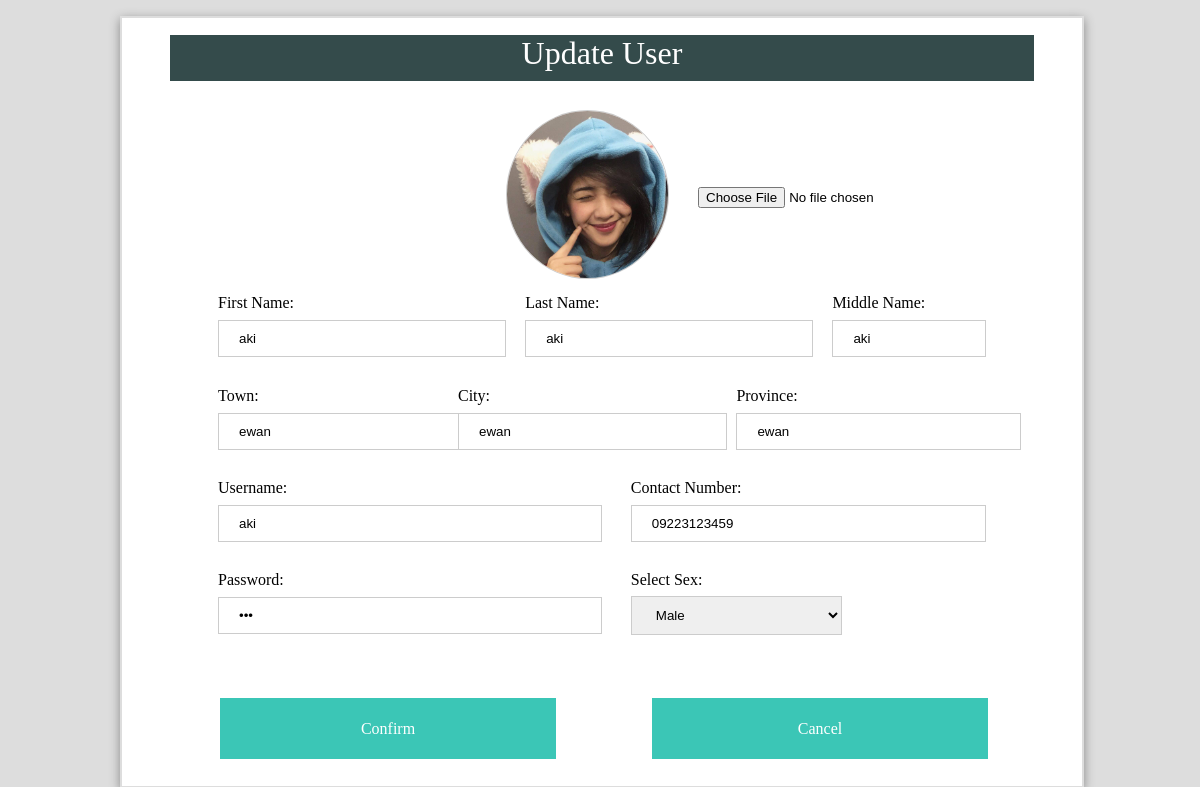
Screenshot of /updateUserForm.php?id=1010 (signed in) with the database file from the repository.
### tables this page shows
CREATE TABLE `tbl_user` (
  `id` int(11) NOT NULL,
  `firstname` varchar(30) NOT NULL,
  `lastname` varchar(30) NOT NULL,
  `midname` varchar(30) NOT NULL,
  `sex` varchar(6) NOT NULL,
  `town` varchar(30) NOT NULL,
  `city` varchar(30) NOT NULL,
  `province` varchar(30) NOT NULL,
  `contactNum` varchar(12) NOT NULL,
  `username` varchar(30) NOT NULL,
  `password` varchar(30) NOT NULL,
  `userImg` varchar(100) NOT NULL,
  `online` varchar(3) NOT NULL DEFAULT 'no',
  `blockctr` int(11) NOT NULL DEFAULT '0',
  `archived` varchar(15) NOT NULL DEFAULT 'no'
);

### updateUserForm.php (the view, shortened to what this page needs)
<html>
<head>
<link rel = "stylesheet" rev = "stylesheet" href = "addUserForm.css">
</head>
<body>
<div class ="dialog">
	<div class = "dialogTitle">
		<p>Update User</p>
	</div>
	<?php
	$id = $_GET['id'];
	$sqlCmb = mysql_query("SELECT * from tbl_user where id = '$id'");
	while($rows = mysql_fetch_array($sqlCmb)){
		$first = $rows['firstname'];
		$last = $rows['lastname'];
		$mid = $rows['midname'];
		$sex = $rows['sex'];
		$town = $rows['town'];
		$city = $rows['city'];
		$prov = $rows['province'];
		$con = $rows['contactNum'];
		$user = $rows['username'];
		$password = $rows['password'];
		$img = $rows['userImg'];
	?>
	<form id="addProducts" method = "POST" enctype="multipart/form-data" action = "updateUser.php?id=<?php echo $id ?>">
	<div class = "firstname">
	First Name:<br>
	<input type = "text" id = "txtfirstname" name = "txtfirstname" value = "<?php echo $first ?>"/>
	</div>
	<div class = "lastname">
	Last Name:<br>
	<input type = "text" id = "txtlastname" name = "txtlastname" value = "<?php echo $last ?>"/>
	</div>
	<div class = "midname">
	Middle Name:<br>
	<input type = "text" id = "txtmid" name = "txtmid" value = "<?php echo $mid ?>"/>
	</div>
	<div class = "addressTown">
		Town:
		<input type = "text" id = "txtTown" name = "txtTown" value = "<?php echo $town ?>"/>
	</div>
	<div class = "addressCity">
		City:
		<input type = "text" id = "txtCity" name = "txtCity" value = "<?php echo $city ?>"/>
	</div>
	<div class = "addressProv">
		Province:
		<input type = "text" id = "txtProv" name = "txtProv" value = "<?php echo $prov ?>"/>
	</div>
	<div class = "username">
	Username:<br>
	<input type = "text" id = "txtusername" name = "txtusername" value = "<?php echo $user ?>"/>
	</div>
	<div class = "password">
	Password:<br>
	<input type = "password" id = "txtpassword" name = "txtpassword" value = "<?php echo $password ?>"/>
	</div>
	<div class = "number">
	Contact Number:
	<input type = "text" id = "txtnum" name = "txtnum" value = "<?php echo $con ?>"/>
	</div>
	<div class = "sex">
	Select Sex:<br>
	<select name = "cmbSex" id = "cmbSex">
	<option selected>
	<?php echo $sex ?>
	</option>
	</select>
	</div>
	<div class = "uploadPic">
		<div class="pic">
				<img id="output" style="height: 100%; width: 100%; border-radius:50%;" src = "<?php echo $img ?>"/>
		</div><p>
		</div>
		<input type='file' name="addrss" id="imgInput" onchange="loadFile(event)" class = "upload"/>
		<input type = "submit" value = "Confirm" class = "add"/>
	</form>
		<form action = "userProfilesForm.php">
		<input type = "submit" value = "Cancel" class = "back"/>
		</form>
	<?php
	}
	?>
</div>
</body>
</html>

### addUserForm.css (style rules this page uses)
body { background-color:#ddd; font-family:"Tw Cen MT"; }
.dialog { position:absolute; top:2%; left:10%; height:96%; width:80%; background-color:white; border: 2px solid #ddd; box-shadow: 0px 3px 10px #888888; }
.dialog .dialogTitle { position:relative; background-color:#344b4b; height:6%; width:90%; top:-2%; left:5%; text-align:center; color:white; font-size:200%; }
.dialog .uploadPic { position:absolute; top:12%; left:40%; height:22%; width:17%; }
.dialog .upload { position:absolute; top:22%; left:60%; }
.dialog .firstname { position:absolute; top:36%; left:10%; width:30%; }
.dialog .lastname { position:absolute; top:36%; left:42%; width:30%; }
.dialog .midname { position:absolute; top:36%; left:74%; width:16%; }
.dialog .addressTown { position:absolute; top:48%; left:10%; }
.dialog .addressCity { position:absolute; top:48%; left:35%; width:28%; }
.dialog .addressProv { position:absolute; top:48%; left:64%; }
.dialog .username { position:absolute; top:60%; left:10%; width:40%; height:15%; }
.dialog .password { position:absolute; top:72%; left:10%; width:40%; height:15%; }
.dialog .number { position:absolute; top:60%; left:53%; width:37%; }
.dialog .sex { position:absolute; top:72%; left:53%; width:22%; }
.dialog .add { position:absolute; top:88%; left:10%; width:35%; height:8%; background-color: #3bc6b6; border: none; color: white; padding: 10px 10px; font-family: "Tw Cen MT"; text-align: center; text-decoration: none; display: inline-block; font-size: 16px; margin: 4px 2px; -webkit-transition-duration: 0.4s; transition-duration: 0.4s; cursor: pointer; }
.dialog .back { position:absolute; top:88%; left:55%; height:8%; width:35%; background-color: #3bc6b6; border: none; color: white; padding: 10px 10px; font-family: "Tw Cen MT"; text-align: center; text-decoration: none; display: inline-block; font-size: 16px; margin: 4px 2px; -webkit-transition-duration: 0.4s; transition-duration: 0.4s; cursor: pointer; }
input[type=text] { width: 100%; padding: 10px 20px; margin: 8px 0; box-sizing: border-box; border: 1px solid #ccc; outline: none; }
input[type=password] { width: 100%; padding: 10px 20px; margin: 8px 0; box-sizing: border-box; border: 1px solid #ccc; outline: none; }
select { width: 100%; padding: 10px 20px; margin: 7px 0; box-sizing: border-box; border: 1px solid #ccc; outline: none; }
.dialog .pic img { box-sizing: border-box; border: 1px solid #ccc; outline: none; }

### rows the page displays
tbl_user: txtfirstname "aki", txtlastname "aki", txtmid "aki", txtTown "ewan", txtCity "ewan", txtProv "ewan", txtusername "aki", txtnum "09223123459", cmbSex "Male", userImg (picture)
